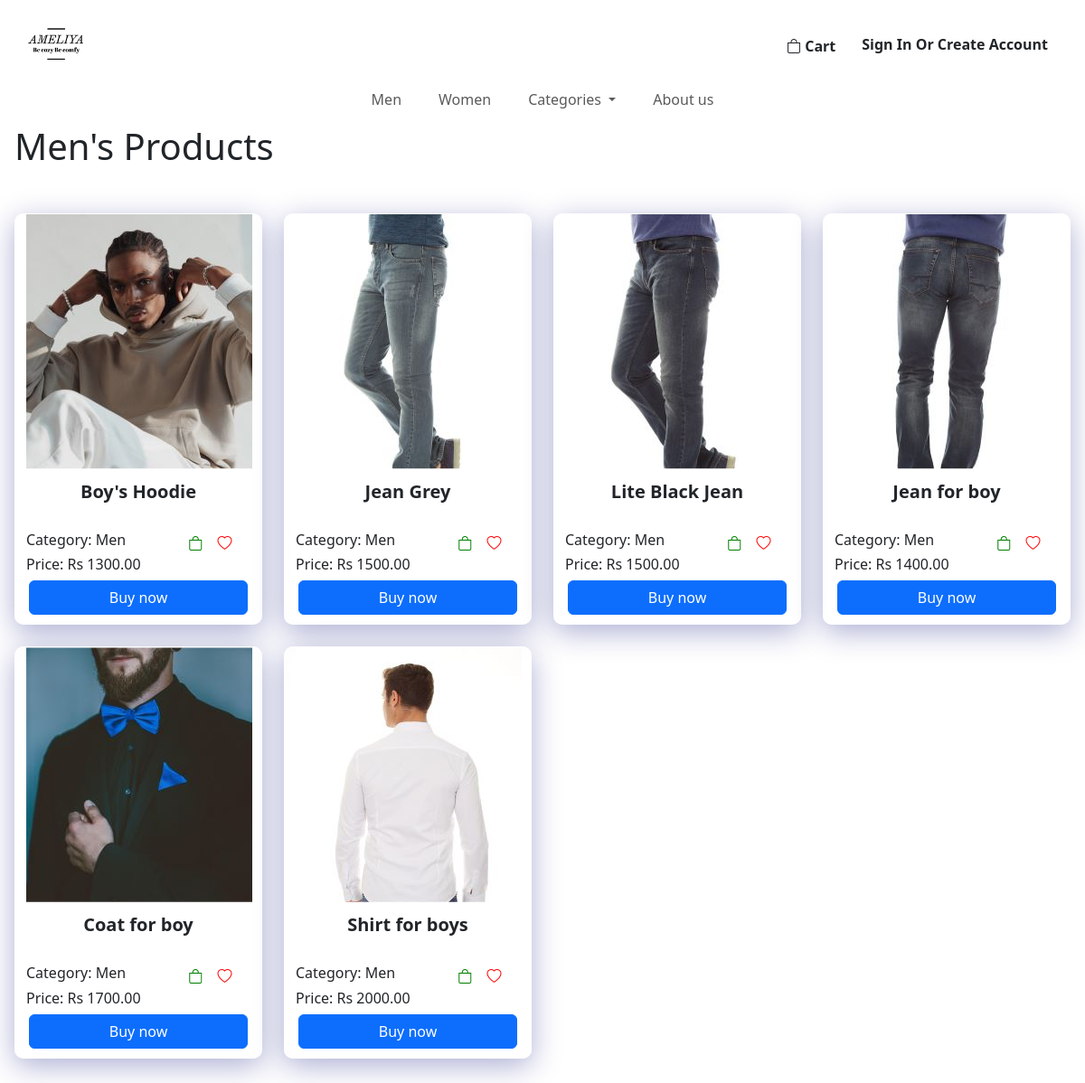
The page /components/Men.php on the database as committed earlier.
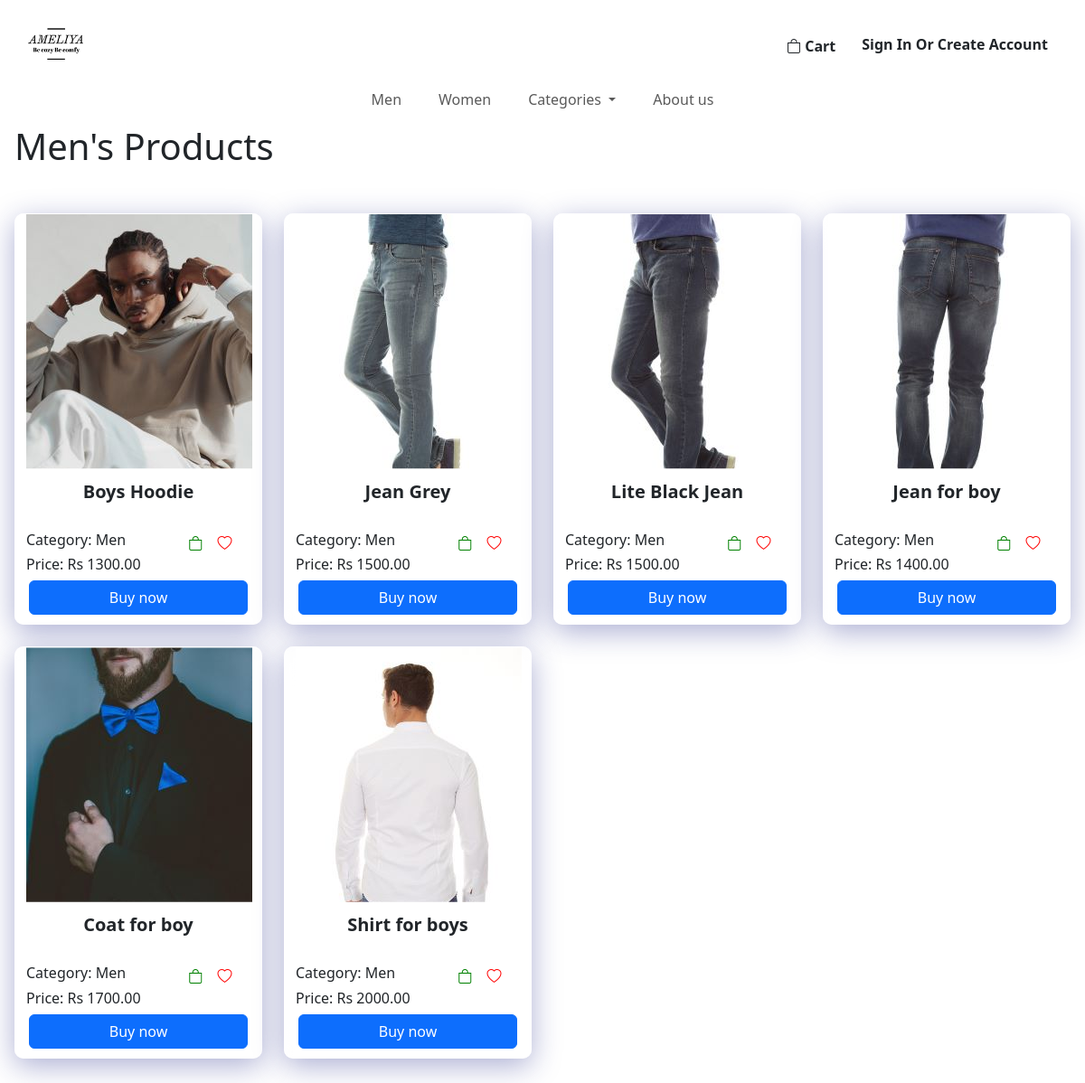
The same page on the database as committed later.
### tables this page shows
CREATE TABLE IF NOT EXISTS `men` (
  `id` int NOT NULL AUTO_INCREMENT,
  `product_id` int NOT NULL,
  PRIMARY KEY (`id`),
  KEY `fk_men_product1_idx` (`product_id`),
  CONSTRAINT `fk_men_product1` FOREIGN KEY (`product_id`) REFERENCES `product` (`id`)
);

CREATE TABLE IF NOT EXISTS `product` (
  `id` int NOT NULL AUTO_INCREMENT,
  `price` varchar(45) DEFAULT NULL,
  `qty` varchar(45) DEFAULT NULL,
  `discription` varchar(150) DEFAULT NULL,
  `title` varchar(45) DEFAULT NULL,
  `aded_date` date DEFAULT NULL,
  `del_fee_col` double DEFAULT NULL,
  `del_fee_other` double DEFAULT NULL,
  `color_clr_id` int NOT NULL,
  `category_c_id` int NOT NULL,
  `brand_b_id` int NOT NULL,
  `status_s_id` int NOT NULL,
  PRIMARY KEY (`id`),
  KEY `fk_product_color1_idx` (`color_clr_id`),
  KEY `fk_product_category1_idx` (`category_c_id`),
  KEY `fk_product_brand1_idx` (`brand_b_id`),
  KEY `fk_product_status1_idx` (`status_s_id`),
  CONSTRAINT `fk_product_brand1` FOREIGN KEY (`brand_b_id`) REFERENCES `brand` (`b_id`),
  CONSTRAINT `fk_product_category1` FOREIGN KEY (`category_c_id`) REFERENCES `category` (`c_id`),
  CONSTRAINT `fk_product_color1` FOREIGN KEY (`color_clr_id`) REFERENCES `color` (`clr_id`),
  CONSTRAINT `fk_product_status1` FOREIGN KEY (`status_s_id`) REFERENCES `status` (`s_id`)
);

CREATE TABLE IF NOT EXISTS `product_img` (
  `path` varchar(50) NOT NULL,
  `product_id` int NOT NULL,
  PRIMARY KEY (`path`),
  KEY `fk_product_img_product1_idx` (`product_id`),
  CONSTRAINT `fk_product_img_product1` FOREIGN KEY (`product_id`) REFERENCES `product` (`id`)
);

CREATE TABLE IF NOT EXISTS `category` (
  `c_id` int NOT NULL AUTO_INCREMENT,
  `c_name` varchar(45) DEFAULT NULL,
  PRIMARY KEY (`c_id`)
);

### components/connection.php (called while the page is built, shortened)
<?php
class Database{
    public static $connection;
    public static function setUpConnection(){
        if(!isset(Database::$connection)){
            Database::$connection = new mysqli("localhost","root","Kavitha@#2003","vivaaluth","3306");
        }
    }
    public static function search($q){
        $resultset = Database::$connection->query($q);
        return $resultset;
    }
}
?>

### components/Men.php (the view, shortened to what this page needs)
<!DOCTYPE html>
<html lang="en">
<head>
    <link rel="stylesheet" href="https://cdn.jsdelivr.net/npm/bootstrap@4.1.3/dist/css/bootstrap.min.css">
    <link rel="stylesheet" href="https://cdn.jsdelivr.net/npm/bootstrap-icons@1.11.3/font/bootstrap-icons.min.css">    <link rel="stylesheet" href="../style.css">
</head>
<body>
<?php
    require "NavbarOther.php";
    require "connection.php";
    require "Header.php";
    ?>
    <h1>Men's Products</h1>
    <div class="row text-center" style="margin-top:50px;">
        <?php
        $wpdall = Database::search("SELECT * FROM men INNER JOIN product ON product_id = product.id INNER JOIN product_img ON product.id = product_img.product_id INNER JOIN category ON product.category_c_id = category.c_id ;
        ");
        $wpdall_num = $wpdall->num_rows;
        for ($x = 0; $x < $wpdall_num; $x++) {
            $wpdall_data = $wpdall->fetch_assoc();
            $imgSrc = $wpdall_data["path"];
        ?>
            <div class="col-lg-3 col-md-6 col-sm-12 text-center mb-4">
                    <div class="container" id="box">
                        <img src="../<?php echo $imgSrc; ?>" alt="" style="clip-path: polygon(0 0, 100% 0, 100% 75%, 0 75%);">
                        <div class="row text-center" style="margin-top:-80px;">
                            <h5>
                                <span id="title1"><b><?php echo $wpdall_data["title"] ?></b></a></span>
                            </h5>
                        </div>
                        <br>
                        <div class="row">
                            <div class="col-7 text-start">
                                <h6>Category: <?php echo $wpdall_data["c_name"] ?></h6>
                            </div>
                            <div class="col-5 text-end">
                                <div class="row">
                                    <div class="col text-center">
                                        <button onclick="addtocarthome(<?php echo $wpdall_data['id'] ?>);" style="border: none; background:none;">
                                            <i class="bi bi-bag cart-icon"></i>
                                        </button>
                                        <button onclick="wishlisthome(<?php echo $wpdall_data['id'] ?>);" style="border: none; background:none;">
                                            <i class="bi bi-heart heart-icon"></i>
                                        </button>
                                    </div>
                                          </div>
                            </div>
                        </div>
                        <div class="row text-start">
                            <h6>Price: Rs <?php echo $wpdall_data["price"] ?>.00</h6>
                        </div>
                        <div class="col" style="margin-bottom: 10px;">
                            <div class="row text-center">
                                                               <a href="<?php echo "./components/singleproductview.php?id=" . ($wpdall_data["product_id"]); ?>" style="color:white; text-decoration:none;"<button type="button" class="btn btn-primary">Buy now</button></a>
                            </div>
                        </div>
                    </div>
                </div>
        <?php
        }
        ?>
    </div>
</body>
</html>

Rows that differ between the two databases and show on the page:
changed through a linked row, men: product.title "Boy's Hoodie" → "Boys Hoodie"
